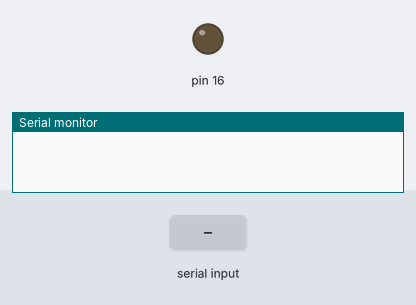
A sketch run on a simulated Arduino Uno, built with avr-gcc and run on an emulated ATmega328P. Parts: output pins drawn as LEDs (lit = HIGH), the last lines printed to the serial monitor. Inputs (shaded band) come from the test bench.

Above: at 1.2 s.
1.3 s: "LED OFF" received over Serial
At 2.9 s:
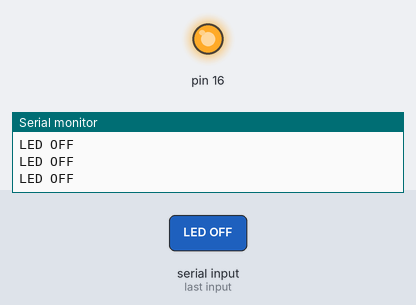
3.8 s: "LED ON" received over Serial
At 6.0 s:
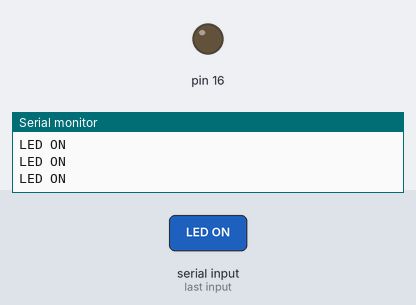
Timing chart, 0 to 7.5 s (numbered marks = the images above; inputs shaded):
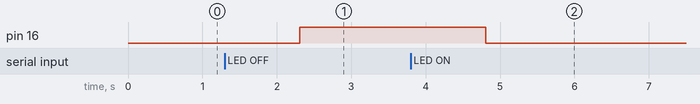

The sketch:

btvn2.ino
```cpp
String data;
void setup(){
  pinMode(16, OUTPUT);
  Serial.begin(9600);
}

char buff[8];
void loop(){
  if(Serial.available() > 0){
    data=Serial.readString();
  }
   for (uint8_t len = 1;len<=data.length()+1; len++){
    data.toCharArray(buff,len);
   }
    Serial.println(buff);
    if(strstr(buff,"LED ON")!=NULL)
    {
     digitalWrite(16,0);
    }
    if(strstr(buff,"LED OFF")!=NULL)
    {
     digitalWrite(16,1);
    }
}
```

Measured:
- after the input at 1.3 s, pin 16: LOW → HIGH after 1.0 s
- after the input at 3.8 s, pin 16: HIGH → LOW after 1.0 s
